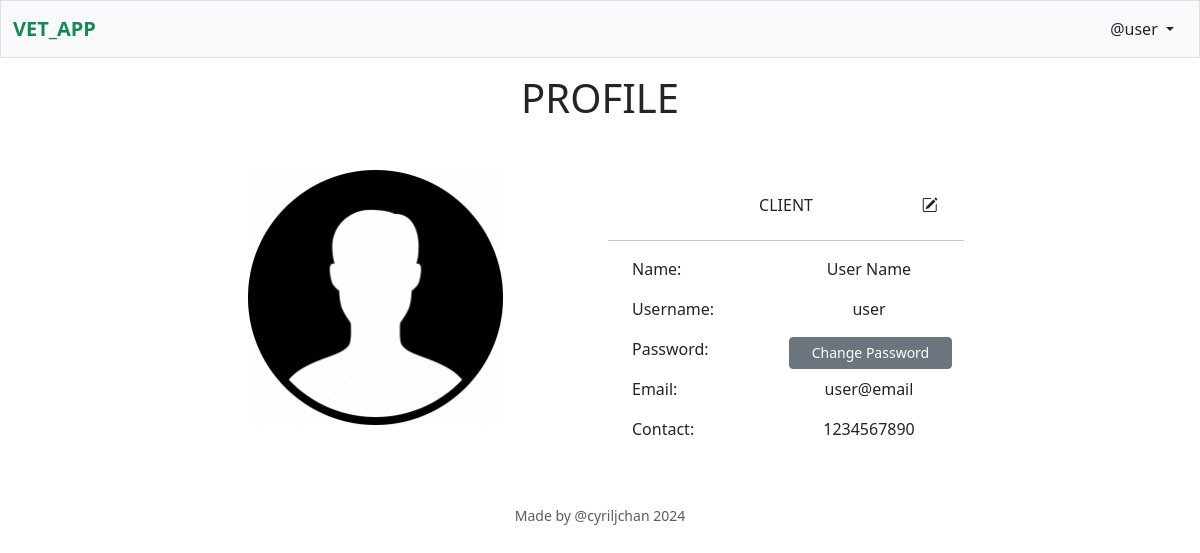
Screenshot of /profile (signed in) with the database file from the repository.
### tables this page shows
CREATE TABLE "users" (
    id INTEGER PRIMARY KEY AUTOINCREMENT NOT NULL, 
    type TEXT NOT NULL, 
    license TEXT NULL,
    username TEXT NOT NULL, 
    hash TEXT NOT NULL, 
    firstname TEXT NOT NULL, 
    lastname TEXT NOT NULL,
    email TEXT NOT NULL,
    contact TEXT NOT NULL
);

### app.py (the view)
@app.route("/profile")
@login_required
def profile():
    db = sqlite3.connect(path.join(ROOT, "vetapp.db"))
    db.row_factory = sqlite3.Row
    cursor = db.cursor()
    cursor.execute("SELECT * FROM users WHERE id=?", (session["user_id"],))
    rows = [dict(row) for row in cursor.fetchall()] # Change <sql.Rows obj> to dicts
    db.close()
    return render_template("profile.html", user=rows[0])

### app.py (called while the page is built)
@app.after_request
def after_request(response):
    response.headers["Cache-Control"] = "no-cache, no-store, must-revalidate"
    response.headers["Expires"] = 0
    response.headers["Pragma"] = "no-cache"
    return response

### helpers.py (called while the page is built)
def login_required(f):
    @wraps(f)
    def decorated_function(*args, **kwargs):
        if session.get("user_id") is None:
            return redirect("/login")
        return f(*args, **kwargs)
    return decorated_function

### templates/profile.html (shortened to what this page needs)
{% extends "layout.html" %}
{% block main %}
<h1 class="m-3 text-center">PROFILE</h1>
<div class="mx-auto my-5 row justify-content-center text-center">
    <div class="col-2"></div>
    <div class="col-3">
        <img class="img-fluid" src="../static/img/default.png">
    </div>
    <div class="col-1"></div>
    <div class="row g-3 col-4 justify-content-center">
        <div class="row">
            <div class="col-2"></div>
            <p class="col my-auto">{{ user["type"] | upper}}
            </p>
            <form class="col-2" action="/modify_profile" method="get">
                <button class="btn bi bi-pencil-square" type="/submit"></button>
            </form>
        </div>
        <hr>
        <div class="row">
            <p class="col text-start">Name:</p>
            <p class="col">{{ user["firstname"] }} {{ user["lastname"] }}</p>
        </div>
        <div class="row">
            <p class="col text-start">Username:</p>
            <p class="col">{{ user["username"] }}</p>
        </div>
        <div class="row">
            <p class="col text-start">Password:</p>
            <a class="col mb-2 btn btn-secondary btn-sm" href="/change_password">Change Password</a>
        </div>
        <div class="row">
            <p class="col text-start">Email:</p>
            <p class="col">{{ user["email"] }}</p>
        </div>
        <div class="row">
            <p class="col text-start">Contact:</p>
            <p class="col">{{ user["contact"] }}</p>
        </div>
    </div>
    <div class="col-2"></div>
</div>
{% endblock %}

### rows the page displays
users: type "CLIENT", firstname "User", lastname "Name", username "user", email "user@email", contact "1234567890"

### other values shown
{{ session["username"] }} "user"
